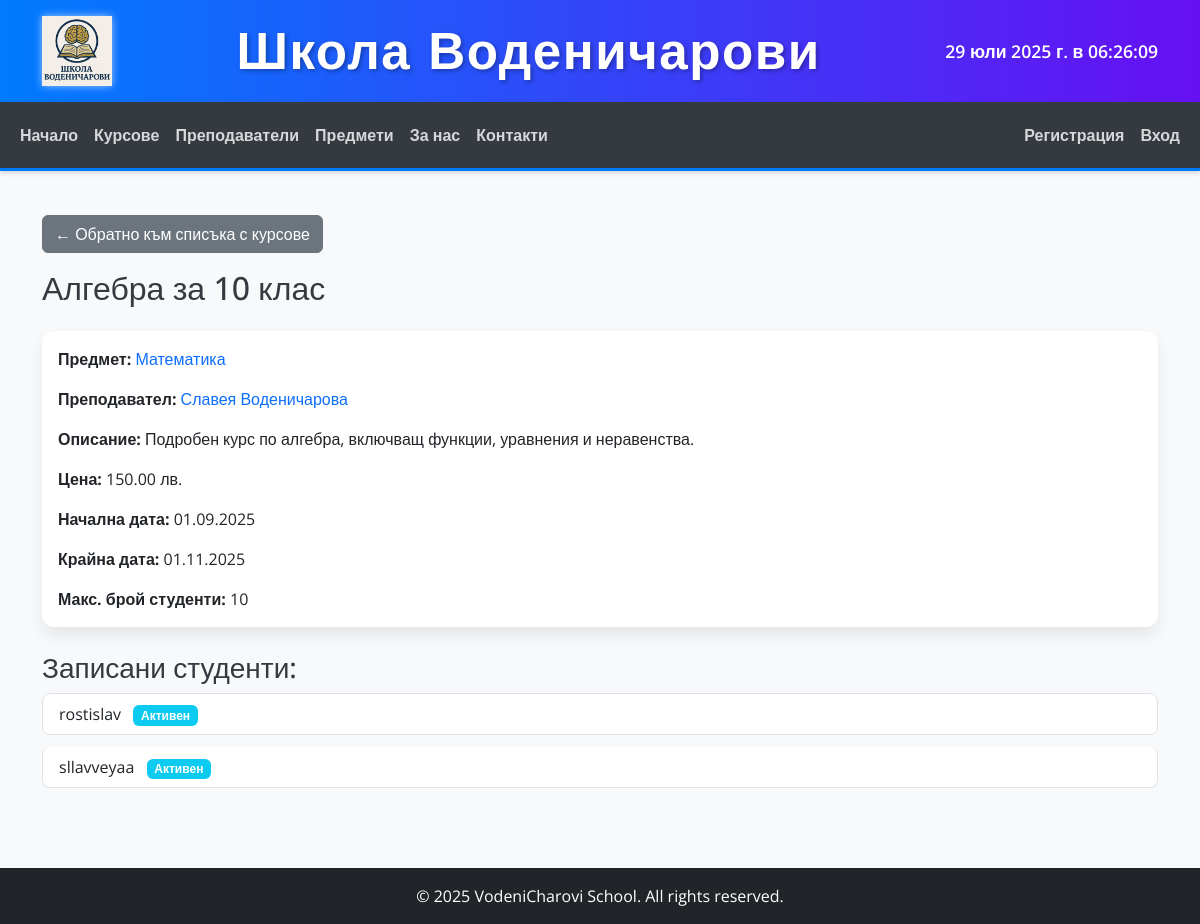
The app's page /courses/2/, older data.
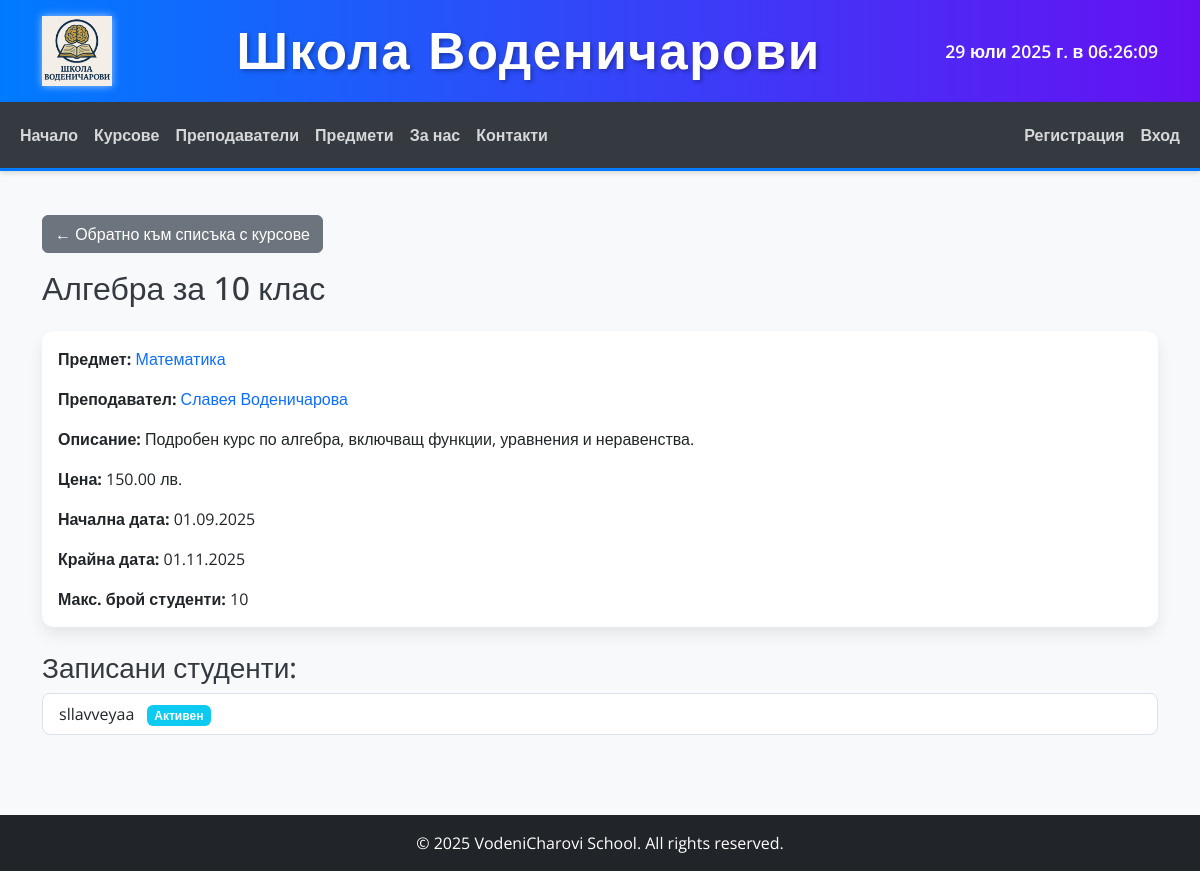
The same page, newer data.
### core/models.py (models this page shows, shortened)
class Enrollment(models.Model):
    student = models.ForeignKey(
        'auth.User',
        on_delete=models.CASCADE,
        related_name='enrollments'
    )
    course = models.ForeignKey(
        Course,
        on_delete=models.CASCADE,
        related_name='enrollments'
    )
    enrollment_date = models.DateField(auto_now_add=True)
    completed = models.BooleanField(default=False)
    class Meta:
        unique_together = ('student', 'course')
        verbose_name = "Записване"
        verbose_name_plural = "Записвания"

### courses/views.py (the view)
# urls.py: path('<int:pk>/', CourseDetailView.as_view(), name='course_detail'),
class CourseDetailView(DetailView):
    model = Course
    template_name = 'courses/course_detail.html'
    context_object_name = 'course'
    def get_context_data(self, **kwargs):
        context = super().get_context_data(**kwargs)
        course = self.get_object()
        is_enrolled = False
        enrollment_obj = None
        if self.request.user.is_authenticated:
            try:
                enrollment_obj = Enrollment.objects.get(student=self.request.user, course=course)
                is_enrolled = True
            except Enrollment.DoesNotExist:
                is_enrolled = False
        context['is_enrolled'] = is_enrolled
        context['enrollment_obj'] = enrollment_obj
        return context

### templates/courses/course_detail.html (shortened to what this page needs)
{% extends 'base.html' %}
{% block content %}
    <a href="{% url 'course_list' %}" class="btn btn-secondary mb-3">← Обратно към списъка с курсове</a>
    <h2 class="mb-4">{{ course.title }}</h2>
    <div class="card mb-3">
        <div class="card-body">
            <p class="card-text"><strong>Предмет:</strong> <a href="{% url 'subject_detail' pk=course.subject.pk %}" class="text-decoration-none">{{ course.subject.name }}</a></p>
            <p class="card-text"><strong>Преподавател:</strong> <a href="{% url 'teacher_detail' pk=course.teacher.pk %}" class="text-decoration-none">{{ course.teacher.first_name }} {{ course.teacher.last_name }}</a></p>
            <p class="card-text"><strong>Описание:</strong> {{ course.description }}</p>
            <p class="card-text"><strong>Цена:</strong> {{ course.price }} лв.</p>
            <p class="card-text"><strong>Начална дата:</strong> {{ course.start_date|date:"d.m.Y" }}</p>
            <p class="card-text"><strong>Крайна дата:</strong> {{ course.end_date|date:"d.m.Y" }}</p>
            <p class="card-text"><strong>Макс. брой студенти:</strong> {{ course.max_students }}</p>
        </div>
    </div>
    <h3 class="mt-4">Записани студенти:</h3>
    {% if course.enrollments.all %}
        <ul class="list-group mb-3">
            {% for enrollment in course.enrollments.all %}
                <li class="list-group-item">
                    {{ enrollment.student.username }}
                    {% if enrollment.completed %}
                        <span class="badge bg-success ms-2">Завършен</span>
                    {% else %}
                        <span class="badge bg-info ms-2">Активен</span>
                    {% endif %}
                </li>
            {% endfor %}
        </ul>
    {% else %}
        <p>Няма записани студенти за този курс.</p>
    {% endif %}
{% endblock %}

Row changes from the older to the newer data that the page shows:
removed Enrollment: student.username "rostislav", completed "Активен"
